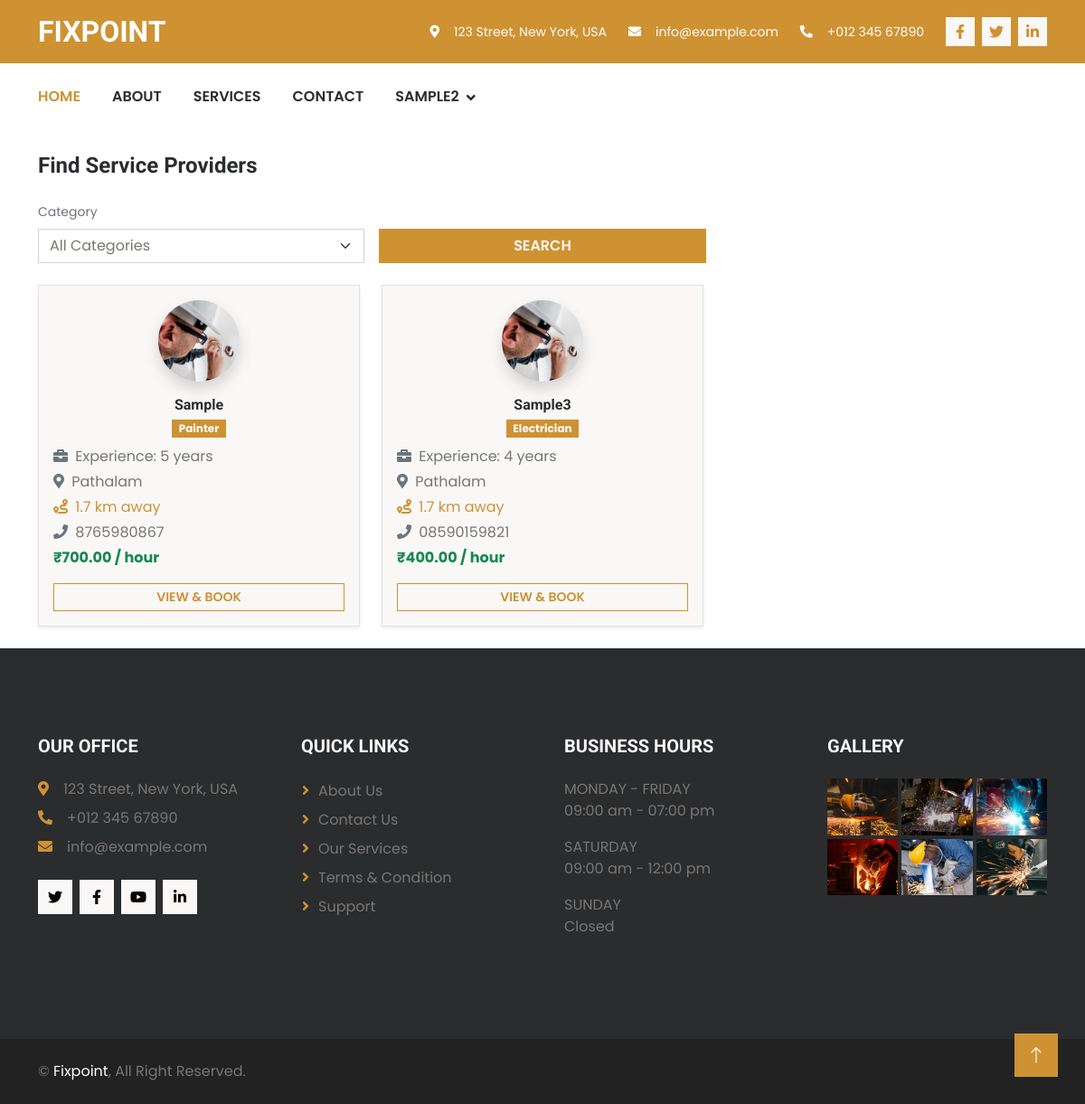
/FixPoint/customer_service_post_page (signed in), run on an earlier commit of the app's database.
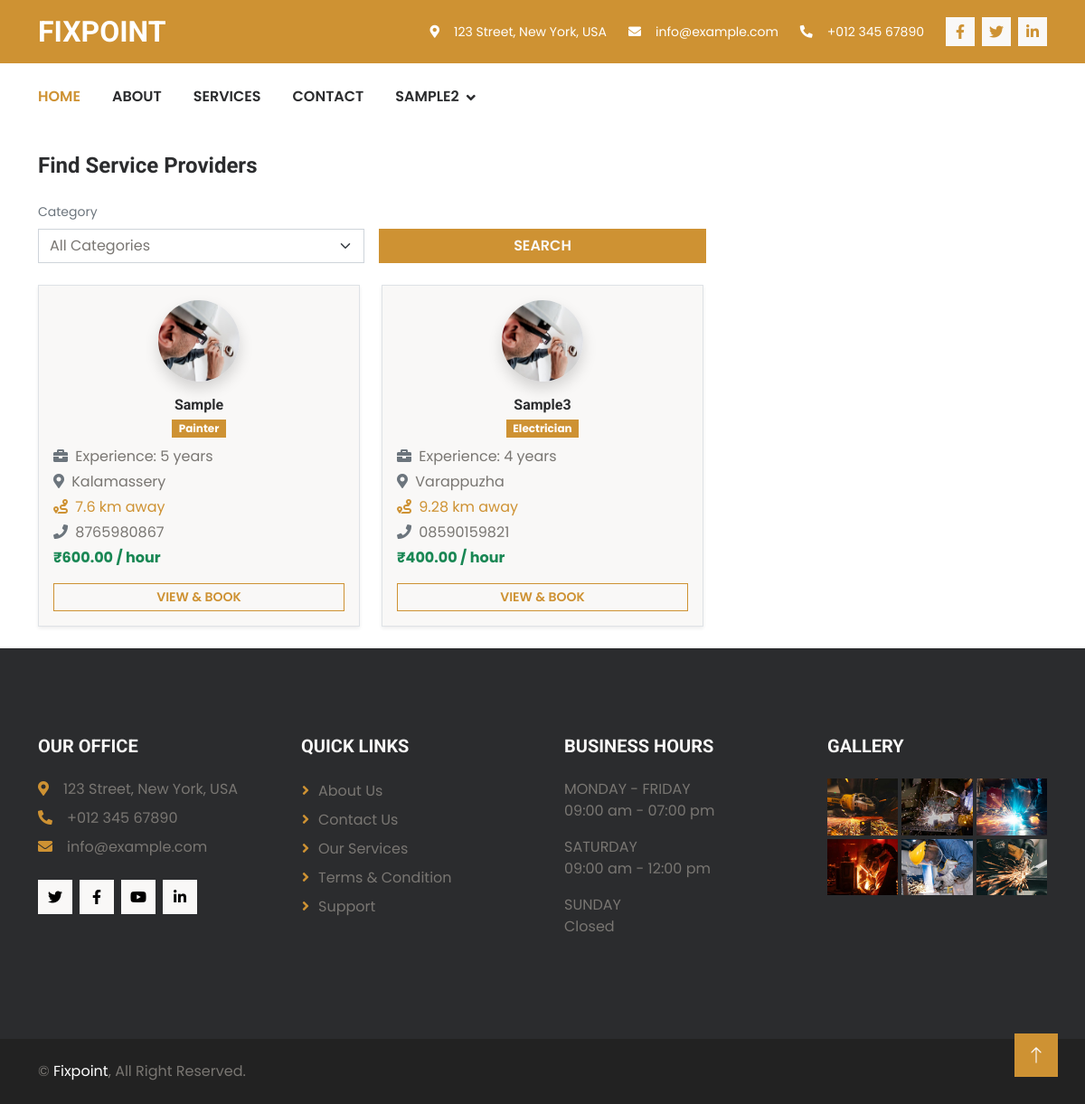
And on a later commit of the database.
### UserApp/models.py (models this page shows, shortened)
class UserDb(models.Model):
    ROLE_CHOICES = (
        ('SERVICE_PROVIDER', 'Service Provider'),
        ('CUSTOMER', 'Customer'),
    )
    username = models.CharField(max_length=100, unique=True)
    email = models.EmailField(unique=True)
    password = models.CharField(max_length=255)
    user_role = models.CharField(max_length=20,choices=ROLE_CHOICES)
    is_approved = models.BooleanField(default=False)

class ServiceProviderProfileDb(models.Model):
    APPROVAL_STATUS = (
        ('PENDING', 'Pending Approval'),
        ('APPROVED', 'Approved'),
        ('REJECTED', 'Rejected'),
    )
    user = models.OneToOneField(UserDb, on_delete=models.CASCADE)
    full_name = models.CharField(max_length=150)
    phone_number = models.CharField(max_length=15, null=True, blank=True)
    service_type = models.CharField(max_length=100)
    experience = models.PositiveIntegerField()
    hourly_rate = models.DecimalField(
        max_digits=8,
        decimal_places=2
    )
    location = models.CharField(max_length=150)
    latitude = models.DecimalField(
        max_digits=9,
        decimal_places=6,
        null=True,
        blank=True
    )
    longitude = models.DecimalField(
        max_digits=9,
        decimal_places=6,
        null=True,
        blank=True
    )
    is_available = models.BooleanField(default=True)
    approval_status = models.CharField(
        max_length=10,
        choices=APPROVAL_STATUS,
        default='PENDING'
    )
    profile_photo = models.ImageField(
        upload_to="provider_photos/",
        null=True,
        blank=True
    )
    rejection_reason = models.TextField(blank=True, null=True)
    created_at = models.DateTimeField(auto_now_add=True)

### UserApp/views.py (the view)
# urls.py: path("customer_service_post_page", views.customer_service_post_page, name="customer_service_post_page"),
def customer_service_post_page(request):
    if not request.session.get("username"):
        return redirect("user_authentication")
    user = UserDb.objects.get(username=request.session["username"])
    customer_profile = CustomerProfileDb.objects.get(user=user)
    service_categories = ServiceCategoryDb.objects.all()
    service_post = ServiceProviderProfileDb.objects.filter(
        is_available=True,
        approval_status="APPROVED"
    )
    selected_category = request.GET.get("category")
    if selected_category:
        category_obj = ServiceCategoryDb.objects.filter(id=selected_category).first()
        if category_obj:
            service_post = service_post.filter(
                service_type=category_obj.category_name
            )
    for provider in service_post:
        if (provider.latitude and provider.longitude and
            customer_profile.latitude and customer_profile.longitude):
            provider.distance = calculate_distance(
                float(customer_profile.latitude),
                float(customer_profile.longitude),
                float(provider.latitude),
                float(provider.longitude)
            )
        else:
            provider.distance = None
    context = {
        "service_categories": service_categories,
        "service_post": service_post,
        "selected_category": selected_category,
    }
    return render(request, "customer-service-post-page.html", context)

### UserApp/views.py (called while the page is built)
def calculate_distance(lat1, lon1, lat2, lon2):
    R = 6371
    d_lat = math.radians(lat2 - lat1)
    d_lon = math.radians(lon2 - lon1)
    a = (math.sin(d_lat/2) ** 2 +
         math.cos(math.radians(lat1)) *
         math.cos(math.radians(lat2)) *
         math.sin(d_lon/2) ** 2)
    c = 2 * math.atan2(math.sqrt(a), math.sqrt(1 - a))
    return round(R * c, 2)

### UserApp/templates/customer-service-post-page.html (shortened to what this page needs)
{% extends 'user-app-base.html' %}
{% load static %}
{% block content %}
<div class="container py-4">
    <h4 class="mb-4">Find Service Providers</h4>
    <form method="GET" class="row g-3 align-items-end mb-4">
        <div class="col-md-4">
            <label class="form-label small text-muted">Category</label>
            <select class="form-select" name="category">
                <option value="">All Categories</option>
            </select>
        </div>
        <div class="col-md-4">
            <button type="submit" class="btn btn-primary w-100">
                Search
            </button>
        </div>
    </form>
    <div class="row g-4">
        {% for post in service_post %}
        <div class="col-md-6 col-lg-4">
            <div class="bg-light border rounded shadow-sm p-3 h-100">
                <div class="text-center mb-3">
                    {% if post.profile_photo %}
                    <img src="{{ post.profile_photo.url }}" class="rounded-circle shadow"
                        style="width:90px; height:90px; object-fit:cover;" alt="Profile Photo">
                    {% else %}
                    <img src="{% static 'images/default-user.png' %}" class="rounded-circle shadow"
                        style="width:90px; height:90px; object-fit:cover;" alt="Default Photo">
                    {% endif %}
                </div>
                <h6 class="text-center mb-1">{{ post.full_name }}</h6>
                <div class="text-center mb-2">
                    <span class="badge bg-primary">
                        {{ post.service_type }}
                    </span>
                </div>
                <p class="mb-1">
                    <i class="fa fa-briefcase me-1 text-muted"></i>
                    Experience: {{ post.experience }} years
                </p>
                <p class="mb-1">
                    <i class="fa fa-map-marker-alt me-1 text-muted"></i>
                    {{ post.location }}
                </p>
                {% if post.distance %}
                <p class="mb-1 text-primary">
                    <i class="fa fa-route me-1"></i>
                    {{ post.distance }} km away
                </p>
                {% endif %}
                <p class="mb-1">
                    <i class="fa fa-phone me-1 text-muted"></i>
                    {{ post.phone_number }}
                </p>
                <p class="fw-bold text-success mb-3">
                    ₹{{ post.hourly_rate }} / hour
                </p>
                <a href="{% url 'provider_profile_view' provider_id=post.id %}"
                    class="btn btn-outline-primary btn-sm w-100">
                    View & Book
                </a>
            </div>
        </div>
        {% endfor %}
    </div>
</div>
{% endblock %}

### UserApp/templates/user-app-base.html (shortened to what this page needs)
<!DOCTYPE html>
{% load static %}
<html lang="en">
<head>
    <link href="https://cdnjs.cloudflare.com/ajax/libs/font-awesome/5.10.0/css/all.min.css" rel="stylesheet">
    <link rel="stylesheet" href="https://cdn.jsdelivr.net/npm/bootstrap-icons@1.10.4/font/bootstrap-icons.css">
    <link href="{% static 'user_app_assets/lib/animate/animate.min.css' %}" rel="stylesheet">
    <link href="{% static 'user_app_assets/lib/owlcarousel/assets/owl.carousel.min.css' %}" rel="stylesheet">
    <link href="{% static 'user_app_assets/css/bootstrap.min.css' %}" rel="stylesheet">
    <link href="{% static 'user_app_assets/css/style.css' %}" rel="stylesheet">
    <link rel="stylesheet" href="https://unpkg.com/leaflet@1.9.4/dist/leaflet.css" />
</head>
<body>
    <div class="container-fluid bg-primary text-white d-none d-lg-flex wow fadeIn" data-wow-delay="0.1s">
        <div class="container py-3">
            <div class="d-flex align-items-center">
                <a href="#">
                    <h2 class="text-white fw-bold m-0">FIXPOINT</h2>
                </a>
                <div class="ms-auto d-flex align-items-center">
                    <small class="ms-4"><i class="fa fa-map-marker-alt me-3"></i>123 Street, New York, USA</small>
                    <small class="ms-4"><i class="fa fa-envelope me-3"></i>info@example.com</small>
                    <small class="ms-4"><i class="fa fa-phone-alt me-3"></i>+012 345 67890</small>
                    <div class="ms-3 d-flex">
                        <a class="btn btn-sm-square btn-light text-primary ms-2" href=""><i
                                class="fab fa-facebook-f"></i></a>
                        <a class="btn btn-sm-square btn-light text-primary ms-2" href=""><i
                                class="fab fa-twitter"></i></a>
                        <a class="btn btn-sm-square btn-light text-primary ms-2" href=""><i
                                class="fab fa-linkedin-in"></i></a>
                    </div>
                </div>
            </div>
        </div>
    </div>
    <div class="container-fluid bg-white sticky-top wow fadeIn" data-wow-delay="0.1s">
        <div class="container">
            <nav class="navbar navbar-expand-lg bg-white navbar-light p-lg-0">
                <div class="collapse navbar-collapse" id="navbarCollapse">
                    <div class="navbar-nav">
                        <a href="{% url 'home' %}" class="nav-item nav-link active">Home</a>
                        <a href="#" class="nav-item nav-link">About</a>
                        <a href="#" class="nav-item nav-link">Services</a>
                        <a href="#" class="nav-item nav-link">Contact</a>
                        {% if request.session.username %}
                        <div class="nav-item dropdown">
                            <a href="#" class="nav-link dropdown-toggle" data-bs-toggle="dropdown">
                                {{ request.session.username }}</a>
                        </div>
                        {% else %}
                        <a href="{% url 'user_authentication' %}" class="nav-item nav-link">Login</a>
                        {% endif %}
                    </div>
                </div>
            </nav>
        </div>
    </div>
    {% block content %}
    {% endblock %}
    <div class="container-fluid bg-dark footer py-5 wow fadeIn" data-wow-delay="0.1s">
        <div class="container py-5">
            <div class="row g-5">
                <div class="col-lg-3 col-md-6">
                    <h5 class="text-uppercase text-light mb-4">Our Office</h5>
                    <p class="mb-2"><i class="fa fa-map-marker-alt text-primary me-3"></i>123 Street, New York, USA</p>
                    <p class="mb-2"><i class="fa fa-phone-alt text-primary me-3"></i>+012 345 67890</p>
                    <p class="mb-2"><i class="fa fa-envelope text-primary me-3"></i>info@example.com</p>
                    <div class="d-flex pt-3">
                        <a class="btn btn-square btn-light me-2" href=""><i class="fab fa-twitter"></i></a>
                        <a class="btn btn-square btn-light me-2" href=""><i class="fab fa-facebook-f"></i></a>
                        <a class="btn btn-square btn-light me-2" href=""><i class="fab fa-youtube"></i></a>
                        <a class="btn btn-square btn-light me-2" href=""><i class="fab fa-linkedin-in"></i></a>
                    </div>
                </div>
                <div class="col-lg-3 col-md-6">
                    <h5 class="text-uppercase text-light mb-4">Quick Links</h5>
                    <a class="btn btn-link" href="">About Us</a>
                    <a class="btn btn-link" href="">Contact Us</a>
                    <a class="btn btn-link" href="">Our Services</a>
                    <a class="btn btn-link" href="">Terms & Condition</a>
                    <a class="btn btn-link" href="">Support</a>
                </div>
                <div class="col-lg-3 col-md-6">
                    <h5 class="text-uppercase text-light mb-4">Business Hours</h5>
                    <p class="text-uppercase mb-0">Monday - Friday</p>
                    <p>09:00 am - 07:00 pm</p>
                    <p class="text-uppercase mb-0">Saturday</p>
                    <p>09:00 am - 12:00 pm</p>
                    <p class="text-uppercase mb-0">Sunday</p>
                    <p>Closed</p>
                </div>
                <div class="col-lg-3 col-md-6">
                    <h5 class="text-uppercase text-light mb-4">Gallery</h5>
                    <div class="row g-1">
                        <div class="col-4">
                            <img class="img-fluid" src="{% static 'user_app_assets/img/service-1.jpg' %}" alt="">
                        </div>
                        <div class="col-4">
                            <img class="img-fluid" src="{% static 'user_app_assets/img/service-2.jpg' %}" alt="">
                        </div>
                        <div class="col-4">
                            <img class="img-fluid" src="{% static 'user_app_assets/img/service-3.jpg' %}" alt="">
                        </div>
                        <div class="col-4">
                            <img class="img-fluid" src="{% static 'user_app_assets/img/service-4.jpg' %}" alt="">
                        </div>
                        <div class="col-4">
                            <img class="img-fluid" src="{% static 'user_app_assets/img/service-5.jpg' %}" alt="">
                        </div>
                        <div class="col-4">
                            <img class="img-fluid" src="{% static 'user_app_assets/img/service-6.jpg' %}" alt="">
                        </div>
                    </div>
                </div>
            </div>
        </div>
    </div>
    <div class="container-fluid text-body copyright py-4">
        <div class="container">
            <div class="row">
                <div class="col-md-6 text-center text-md-start mb-3 mb-md-0">
                    &copy; <a class="fw-semi-bold" href="#">Fixpoint</a>, All Right Reserved.
                </div>
                <div class="col-md-6 text-center text-md-end">
                </div>
            </div>
        </div>
    </div>
    <a href="#" class="btn btn-lg btn-primary btn-lg-square back-to-top"><i class="bi bi-arrow-up"></i></a>
</body>
</html>

### UserApp/static/user_app_assets/css/style.css (style rules this page uses)
.back-to-top { position: fixed; display: none; right: 30px; bottom: 30px; z-index: 99; }
.btn { transition: .5s; font-weight: 600; text-transform: uppercase; }
.btn-primary, .btn-outline-primary:hover { color: var(--bs-light); }
.btn-square { width: 38px; height: 38px; }
.btn-sm-square { width: 32px; height: 32px; }
.btn-lg-square { width: 48px; height: 48px; }
.btn-square, .btn-sm-square, .btn-lg-square, .btn-xl-square, .btn-xxl-square { padding: 0; display: flex; align-items: center; justify-content: center; font-weight: normal; }
.sticky-top { top: -100px; transition: .5s; }
.navbar .navbar-nav .nav-link { margin-right: 35px; padding: 25px 0; color: var(--bs-dark); font-size: 16px; text-transform: uppercase; font-weight: 600; outline: none; }
.navbar .navbar-nav .nav-link:hover, .navbar .navbar-nav .nav-link.active { color: var(--bs-primary); }
.navbar .dropdown-toggle::after { border: none; content: "\f107"; font-family: "Font Awesome 5 Free"; font-weight: 900; vertical-align: middle; margin-left: 8px; }
.footer .btn.btn-link { display: block; margin-bottom: 5px; padding: 0; text-align: left; color: var(--bs-secondary); font-weight: normal; text-transform: capitalize; transition: .3s; }
.footer .btn.btn-link::before { position: relative; content: "\f105"; font-family: "Font Awesome 5 Free"; font-weight: 900; color: var(--bs-primary); margin-right: 10px; }
.copyright { background: #222222; }
.copyright a { color: var(--bs-white); }

What changed in the data, as far as the page shows it:
changed ServiceProviderProfileDb "Sample": location "Pathalam" → "Kalamassery"; distance "1.7" → "7.6"; hourly_rate "700.00" → "600.00"
changed ServiceProviderProfileDb "Sample3": location "Pathalam" → "Varappuzha"; distance "1.7" → "9.28"
